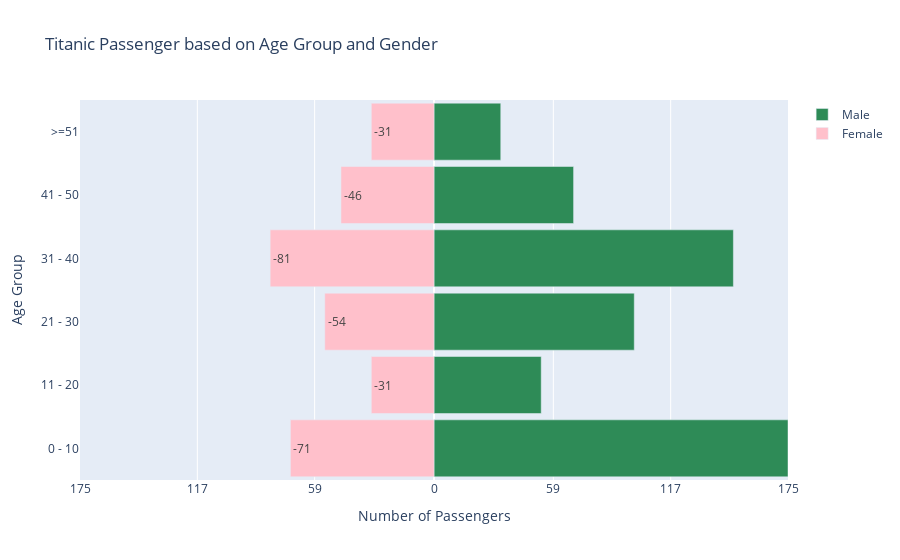

Notebook source saved alongside this figure:
### Code cell
# Now lets make the demographic plot
# Demographic plot is basically a stacked bar chart, however the middle point is 0 (value)
# The strategy is: Create 2 bar charts,the first 1 must be negative, the second one positive in the same axis (y)

# 1. Separate female and female data in order to extract their passenger number by age groups
df_demographic_female = df_demographic.query("Sex!='male'").set_index(["age_group"])
df_demographic_male = df_demographic.query("Sex=='male'").set_index(["age_group"])

# 2a. Extract female passenger Id Data, then make it negative (-1), since we want to show the female color in left side
female_bins = np.array(df_demographic_female["PassengerId"].tolist())*-1
# 2b. While the male passenger is positive number
men_bins = np.array(df_demographic_male["PassengerId"].astype(int).tolist())

# 3. Store the maximum value, and the distance range in plot
max_value = df_demographic["PassengerId"].max()
jump = round(df_demographic["PassengerId"].max()/3)

# 4. Create the layout
layout = go.Layout(yaxis=go.layout.YAxis(title='Age Group',
                                         ticktext=df_demographic["age_group"].unique()
                                        ),
                   xaxis=go.layout.XAxis(
                           range   = [-max_value, max_value],
                           tickvals=[-max_value, -max_value+jump, -max_value+jump*2, 0 , max_value-jump*2, max_value-jump, max_value],
                           ticktext=[max_value,   max_value-jump, max_value-jump*2 , 0 , max_value-jump*2,  max_value-jump, max_value],
                           title='Number of Passengers'),
                   barmode='overlay',
                   bargap=0.1,
                   title="Titanic Passenger based on Age Group and Gender")

# 5. Create the figure
fig = go.Figure(layout=layout)

# 6a. Create barplot for Male
fig.add_trace(go.Bar(  y = age_group_list,
                       x = men_bins,
                       orientation='h',
                       name='Male',
                       hoverinfo='x',
                       marker=dict(color='seagreen')
                       ))
# 6b. Create barplot for Female
fig.add_trace(go.Bar(  y = age_group_list,
                       x = female_bins,
                       orientation='h',
                       name='Female',
                       text=1 * female_bins.astype('int'),
                       hoverinfo='x',
                       marker=dict(color='pink')
                       ))
# 7. Show the result
fig.show()

### Figure 1 — Plotly figure (JSON) as saved in the notebook; plotly's stock layout.template omitted (floating-point values rounded to 4 significant figures)
{"data": [{"hoverinfo": "x", "marker": {"color": "seagreen"}, "name": "Male", "orientation": "h", "type": "bar", "x": [175, 53, 99, 148, 69, 33], "y": ["0 - 10", "11 - 20", "21 - 30", "31 - 40", "41 - 50", ">=51"]}, {"hoverinfo": "x", "marker": {"color": "pink"}, "name": "Female", "orientation": "h", "text": [-71, -31, -54, -81, -46, -31], "type": "bar", "x": [-71, -31, -54, -81, -46, -31], "y": ["0 - 10", "11 - 20", "21 - 30", "31 - 40", "41 - 50", ">=51"]}], "layout": {"bargap": 0.1, "barmode": "overlay", "title": {"text": "Titanic Passenger based on Age Group and Gender"}, "xaxis": {"range": [-175, 175], "ticktext": [175, 117, 59, 0, 59, 117, 175], "tickvals": [-175, -117, -59, 0, 59, 117, 175], "title": {"text": "Number of Passengers"}}, "yaxis": {"ticktext": [">=51", "41 - 50", "31 - 40", "21 - 30", "11 - 20", "0 - 10"], "title": {"text": "Age Group"}}}}
